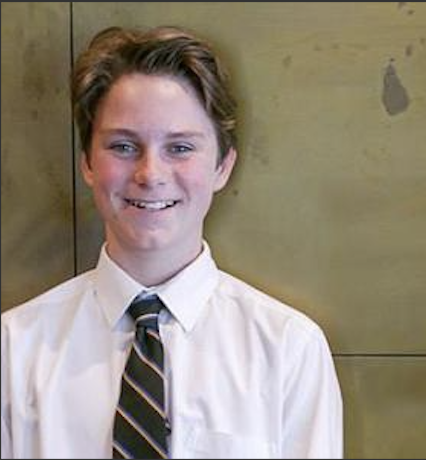
#> input picture data/face1.png, 426 x 460 px, found by its file name
$ python 'test3(1).py'
#> lines starting #> are read from the running program, lines starting #| are printed output that depends on the picture; after the words box and inside, x2 and y2 are one past the last pixel; in counts of white or black regions, pixels touching at a corner belong together
import cv2 as cv, numpy as np
# Load two images
img1 = cv.imread('/Users/hack/PycharmProjects/hair/data/face1.png') # 背景
#> img1 is the input picture: shape (460, 426, 3); mean B, G, R 124.6, 139.1, 149.9
img2 = cv.imread('/Users/hack/PycharmProjects/hair/data/hairs/1111.png') # logo
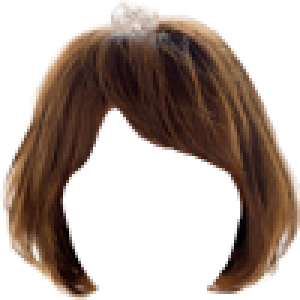
#> input picture data/hairs/1111.png, 100 x 100 px, found by its file name (shown 3 times larger)
#> img2 is the input picture: shape (100, 100, 3); mean B, G, R 158.9, 166.2, 179.8


# I want to put logo on top-left corner, So I create a ROI
rows,cols,channels = img2.shape
#> rows = 100; cols = 100; channels = 3
roi = img1[0:rows, 0:cols ]
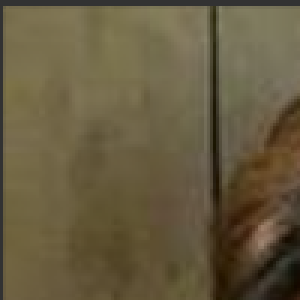
#> roi: shape (100, 100, 3) (shown 3 times larger); mean B, G, R 63.5, 90.8, 102

# Now create a mask of logo and create its inverse mask also
img2gray = cv.cvtColor(img2,cv.COLOR_BGR2GRAY)
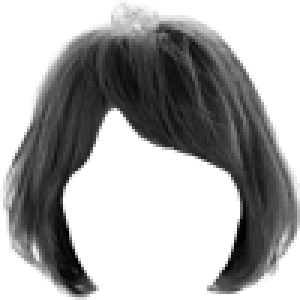
#> img2gray: shape (100, 100) (shown 3 times larger); min 0, max 255, mean 169.5
ret, mask = cv.threshold(img2gray, 0, 255, cv.THRESH_BINARY+cv.THRESH_OTSU) # 这个254很重要
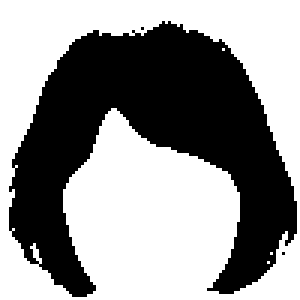
#> mask: shape (100, 100) (shown 3 times larger); 57.4% white; 3 black regions (2 under 20 px), largest, box (x1, y1, x2, y2) and area: (3, 7, 99, 99) 4259
#> ret = 155
mask_inv = cv.bitwise_not(mask, dst=None, mask=None)

cv.imshow('mask',mask_inv)
# Now black-out the area of logo in ROI
img1_bg = cv.bitwise_and(roi,roi,mask = mask) # 这里是mask,我参考的博文写反了,我改正了,费了不小劲
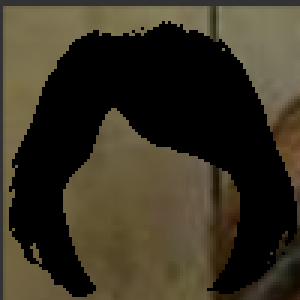
#> img1_bg: shape (100, 100, 3) (shown 3 times larger); mean B, G, R 35.4, 50.6, 56.8

# Take only region of logo from logo image.
img2_fg = cv.bitwise_and(img2,img2,mask = mask_inv) # 这里才是mask_inv
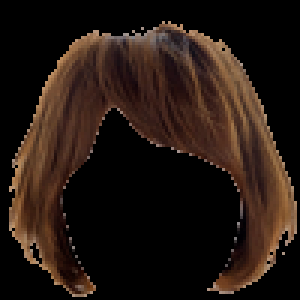
#> img2_fg: shape (100, 100, 3) (shown 3 times larger); mean B, G, R 17.3, 23.8, 36.3

# Put logo in ROI and modify the main image
dst = cv.add(img1_bg,img2_fg)
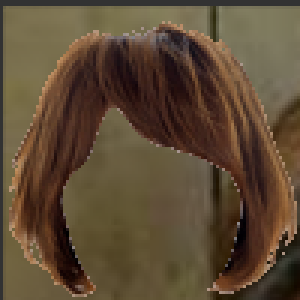
#> dst: shape (100, 100, 3) (shown 3 times larger); mean B, G, R 52.7, 74.4, 93
img1[0:rows, 0:cols ] = dst

cv.imshow('res',img1)
cv.waitKey(0)
cv.destroyAllWindows()
